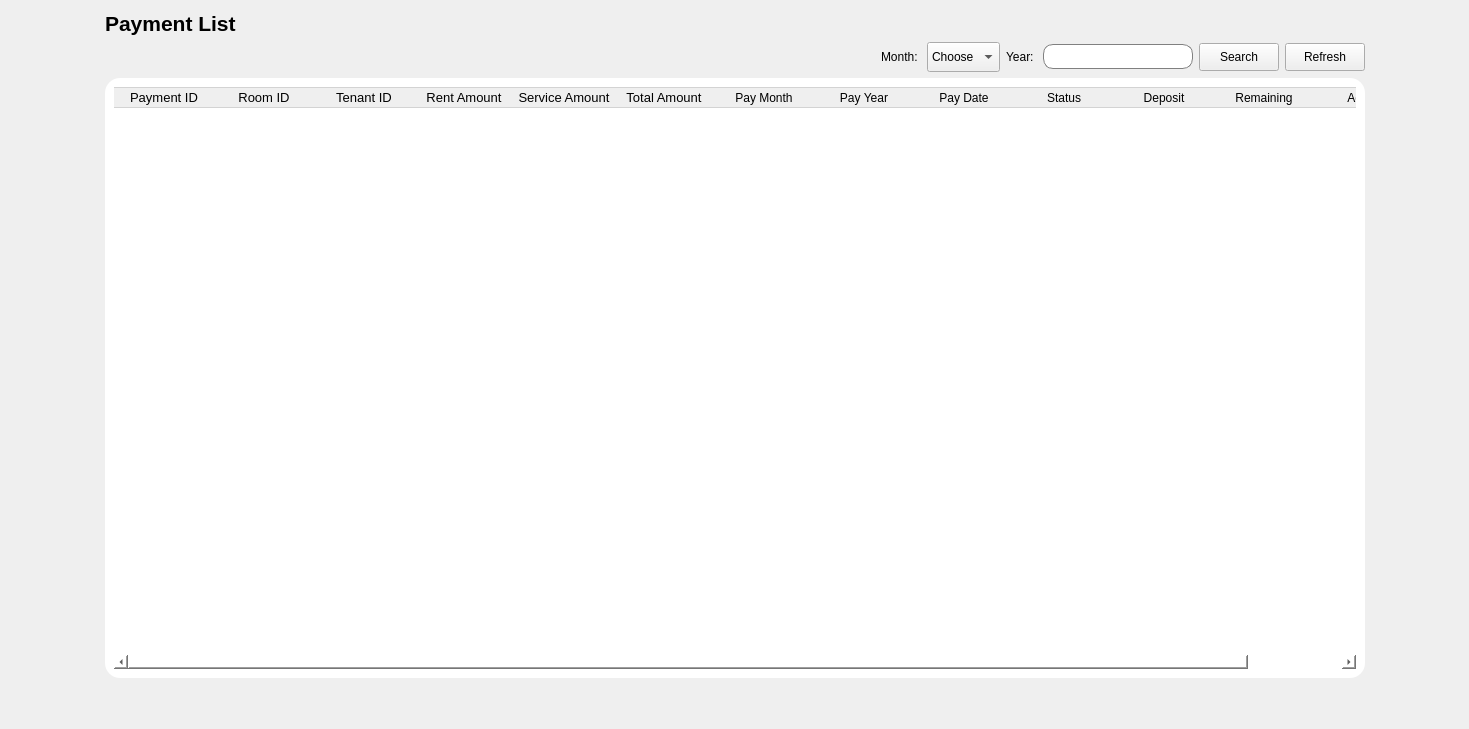
             <widget class="QWidget" name="page_58">
              <layout class="QHBoxLayout" name="horizontalLayout_176">
               <item>
                <spacer name="horizontalSpacer_144">
                 <property name="orientation">
                  <enum>Qt::Orientation::Horizontal</enum>
                 </property>
                 <property name="sizeHint" stdset="0">
                  <size>
                   <width>94</width>
                   <height>20</height>
                  </size>
                 </property>
                </spacer>
               </item>
               <item>
                <layout class="QVBoxLayout" name="verticalLayout_82">
                 <item>
                  <layout class="QHBoxLayout" name="horizontalLayout_177">
                   <item>
                    <widget class="QLabel" name="label_95">
                     <property name="font">
                      <font>
                       <pointsize>16</pointsize>
                       <bold>true</bold>
                      </font>
                     </property>
                     <property name="text">
                      <string>Payment List</string>
                     </property>
                    </widget>
                   </item>
                   <item>
                    <spacer name="horizontalSpacer_145">
                     <property name="orientation">
                      <enum>Qt::Orientation::Horizontal</enum>
                     </property>
                     <property name="sizeHint" stdset="0">
                      <size>
                       <width>40</width>
                       <height>20</height>
                      </size>
                     </property>
                    </spacer>
                   </item>
                  </layout>
                 </item>
                 <item>
                  <layout class="QHBoxLayout" name="horizontalLayout_178">
                   <item>
                    <layout class="QHBoxLayout" name="horizontalLayout_179"/>
                   </item>
                   <item>
                    <spacer name="horizontalSpacer_146">
                     <property name="orientation">
                      <enum>Qt::Orientation::Horizontal</enum>
                     </property>
                     <property name="sizeHint" stdset="0">
                      <size>
                       <width>40</width>
                       <height>20</height>
                      </size>
                     </property>
                    </spacer>
                   </item>
                   <item>
                    <widget class="QLabel" name="label_97">
                     <property name="text">
                      <string>Month: </string>
                     </property>
                    </widget>
                   </item>
                   <item>
                    <widget class="QComboBox" name="CBSP">
                     <property name="minimumSize">
                      <size>
                       <width>0</width>
                       <height>30</height>
                      </size>
                     </property>
                     <item>
                      <property name="text">
                       <string>Choose</string>
                      </property>
                     </item>
                     <item>
                      <property name="text">
                       <string>1</string>
                      </property>
                     </item>
                     <item>
                      <property name="text">
                       <string>2</string>
                      </property>
                     </item>
                     <item>
                      <property name="text">
                       <string>3</string>
                      </property>
                     </item>
                     <item>
                      <property name="text">
                       <string>4</string>
                      </property>
                     </item>
                     <item>
                      <property name="text">
                       <string>5</string>
                      </property>
                     </item>
                     <item>
                      <property name="text">
                       <string>6</string>
                      </property>
                     </item>
                     <item>
                      <property name="text">
                       <string>7</string>
                      </property>
                     </item>
                     <item>
                      <property name="text">
                       <string>8</string>
                      </property>
                     </item>
                     <item>
                      <property name="text">
                       <string>9</string>
                      </property>
                     </item>
                     <item>
                      <property name="text">
                       <string>10</string>
                      </property>
                     </item>
                     <item>
                      <property name="text">
                       <string>11</string>
                      </property>
                     </item>
                     <item>
                      <property name="text">
                       <string>12</string>
                      </property>
                     </item>
                    </widget>
                   </item>
                   <item>
                    <widget class="QLabel" name="label_98">
                     <property name="text">
                      <string>Year: </string>
                     </property>
                    </widget>
                   </item>
                   <item>
                    <widget class="QLineEdit" name="LineEditSearchPayment">
                     <property name="minimumSize">
                      <size>
                       <width>150</width>
                       <height>25</height>
                      </size>
                     </property>
                     <property name="maximumSize">
                      <size>
                       <width>150</width>
                       <height>16777215</height>
                      </size>
                     </property>
                     <property name="styleSheet">
                      <string notr="true">QLineEdit{
padding-left:20px;
border: 1px solid gray;
border-radius: 10px;
}</string>
                     </property>
                     <property name="text">
                      <string/>
                     </property>
                     <property name="placeholderText">
                      <string/>
                     </property>
                    </widget>
                   </item>
                   <item>
                    <widget class="QPushButton" name="searchPayment">
                     <property name="minimumSize">
                      <size>
                       <width>65</width>
                       <height>28</height>
                      </size>
                     </property>
                     <property name="text">
                      <string>Search</string>
                     </property>
                     <property name="icon">
                      <iconset resource="Resources.qrc">
                       <normaloff>:/new/prefix1/Resources/loupe.png</normaloff>:/new/prefix1/Resources/loupe.png</iconset>
                     </property>
                     <property name="checkable">
                      <bool>false</bool>
                     </property>
                    </widget>
                   </item>
                   <item>
                    <widget class="QPushButton" name="RefPaymentbtn">
                     <property name="minimumSize">
                      <size>
                       <width>65</width>
                       <height>28</height>
                      </size>
                     </property>
                     <property name="text">
                      <string>Refresh</string>
                     </property>
                     <property name="icon">
                      <iconset resource="Resources.qrc">
                       <normaloff>:/new/prefix1/Resources/reload.png</normaloff>:/new/prefix1/Resources/reload.png</iconset>
                     </property>
                    </widget>
                   </item>
                  </layout>
                 </item>
                 <item>
                  <widget class="QFrame" name="frame_36">
                   <property name="minimumSize">
                    <size>
                     <width>1260</width>
                     <height>600</height>
                    </size>
                   </property>
                   <property name="styleSheet">
                    <string notr="true">QWidget{
background-color: rgb(255, 255, 255);
border-radius:15px;
}</string>
                   </property>
                   <property name="frameShape">
                    <enum>QFrame::Shape::StyledPanel</enum>
                   </property>
                   <property name="frameShadow">
                    <enum>QFrame::Shadow::Raised</enum>
                   </property>
                   <layout class="QVBoxLayout" name="verticalLayout_83">
                    <item>
                     <widget class="QTableWidget" name="PaymentTable">
                      <property name="minimumSize">
                       <size>
                        <width>0</width>
                        <height>0</height>
                       </size>
                      </property>
                      <property name="font">
                       <font>
                        <pointsize>10</pointsize>
                       </font>
                      </property>
                      <property name="styleSheet">
                       <string notr="true">QPushButton{
	 color: rgb(255, 255, 255);
	 background-color: rgb(0, 0, 0);
	 border: none;
	 border-radius: 5px;
}
QTableWidget::item {
       border-right: none;
       border-left: none;
       border-bottom: 1px solid #D3D3D3;
}
QHeaderView::section {
       border: 1px solid #D3D3D3; 
       border-right: none;      
       border-left: none;       
}</string>
                      </property>
                      <property name="editTriggers">
                       <set>QAbstractItemView::EditTrigger::NoEditTriggers</set>
                      </property>
                      <property name="alternatingRowColors">
                       <bool>true</bool>
                      </property>
                      <property name="selectionMode">
                       <enum>QAbstractItemView::SelectionMode::NoSelection</enum>
                      </property>
                      <property name="showGrid">
                       <bool>false</bool>
                      </property>
                      <attribute name="horizontalHeaderVisible">
                       <bool>true</bool>
                      </attribute>
                      <attribute name="horizontalHeaderCascadingSectionResizes">
                       <bool>false</bool>
                      </attribute>
                      <attribute name="horizontalHeaderHighlightSections">
                       <bool>true</bool>
                      </attribute>
                      <attribute name="horizontalHeaderShowSortIndicator" stdset="0">
                       <bool>false</bool>
                      </attribute>
                      <attribute name="horizontalHeaderStretchLastSection">
                       <bool>false</bool>
                      </attribute>
                      <column>
                       <property name="text">
                        <string>Payment ID</string>
                       </property>
                       <property name="font">
                        <font>
                         <pointsize>10</pointsize>
                        </font>
                       </property>
                      </column>
                      <column>
                       <property name="text">
                        <string>Room ID</string>
                       </property>
                       <property name="font">
                        <font>
                         <pointsize>10</pointsize>
                        </font>
                       </property>
                      </column>
                      <column>
                       <property name="text">
                        <string>Tenant ID</string>
                       </property>
                       <property name="font">
                        <font>
                         <pointsize>10</pointsize>
                        </font>
                       </property>
                      </column>
                      <column>
                       <property name="text">
                        <string>Rent Amount</string>
                       </property>
                       <property name="font">
                        <font>
                         <pointsize>10</pointsize>
                        </font>
                       </property>
                      </column>
                      <column>
                       <property name="text">
                        <string>Service Amount</string>
                       </property>
                       <property name="font">
                        <font>
                         <pointsize>10</pointsize>
                        </font>
                       </property>
                      </column>
                      <column>
                       <property name="text">
                        <string>Total Amount</string>
                       </property>
                       <property name="font">
                        <font>
                         <pointsize>10</pointsize>
                        </font>
                       </property>
                      </column>
                      <column>
                       <property name="text">
                        <string>Pay Month</string>
                       </property>
                      </column>
                      <column>
                       <property name="text">
                        <string>Pay Year</string>
                       </property>
                      </column>
                      <column>
                       <property name="text">
                        <string>Pay Date</string>
                       </property>
                      </column>
                      <column>
                       <property name="text">
                        <string>Status</string>
                       </property>
                      </column>
                      <column>
                       <property name="text">
                        <string>Deposit</string>
                       </property>
                      </column>
                      <column>
                       <property name="text">
                        <string>Remaining</string>
                       </property>
                      </column>
                      <column>
                       <property name="text">
                        <string>Action</string>
                       </property>
                      </column>
                     </widget>
                    </item>
                   </layout>
                  </widget>
                 </item>
                 <item>
                  <spacer name="verticalSpacer_35">
                   <property name="orientation">
                    <enum>Qt::Orientation::Vertical</enum>
                   </property>
                   <property name="sizeHint" stdset="0">
                    <size>
                     <width>20</width>
                     <height>40</height>
                    </size>
                   </property>
                  </spacer>
                 </item>
                </layout>
               </item>
               <item>
                <spacer name="horizontalSpacer_147">
                 <property name="orientation">
                  <enum>Qt::Orientation::Horizontal</enum>
                 </property>
                 <property name="sizeHint" stdset="0">
                  <size>
                   <width>93</width>
                   <height>20</height>
                  </size>
                 </property>
                </spacer>
               </item>
              </layout>
             </widget>
